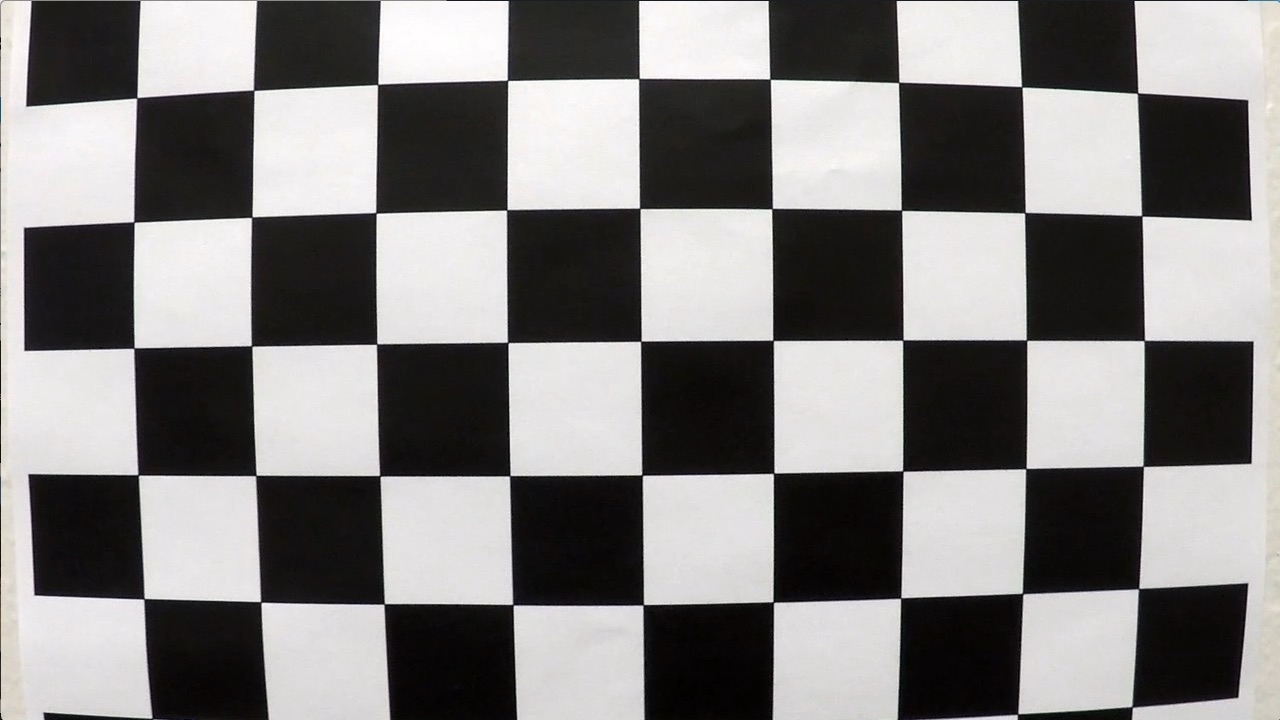
#> input picture camera_cal/calibration1.jpg, 1280 x 720 px; its folder holds 5 pictures in this run
$ jupyter execute --allow-errors Advanced_Lane_Finding_Project.ipynb   (shell and % lines are left out)   (older library calls are emulated)
#> lines starting #> are read from the running program, lines starting #| are printed output that depends on the picture; after the words box and inside, x2 and y2 are one past the last pixel; in counts of white or black regions, pixels touching at a corner belong together
## Advanced Lane Finding Project

The goals / steps of this project are the following:

* Compute the camera calibration matrix and distortion coefficients given a set of chessboard images.
* Apply a distortion correction to raw images.
* Use color transforms, gradients, etc., to create a thresholded binary image.
* Apply a perspective transform to rectify binary image ("birds-eye view").
* Detect lane pixels and fit to find the lane boundary.
* Determine the curvature of the lane and vehicle position with respect to center.
* Warp the detected lane boundaries back onto the original image.
* Output visual display of the lane boundaries and numerical estimation of lane curvature and vehicle position.

---

### Camera Calibration

[cell 1]
import os
import cv2
import glob
import pickle
import random
import pandas as pd
import numpy as np
import matplotlib.pyplot as plt
import matplotlib.image as mpimg

import warnings
warnings.filterwarnings("ignore")

[cell 2]
def chessboard_cornerfind(img_path, x, y):
    # object points
#> called with img_path = './camera_cal/calibration*.jpg', x = 9, y = 6
    objp = np.zeros((x*y,3), np.float32)
    objp[:,:2] = np.mgrid[0:x,0:y].T.reshape(-1,2)

    objpoints = []
    imgpoints = []
    images = glob.glob(img_path)

    chessboard_imgs  = []
    for fname in images:
        img = cv2.imread(fname)
#> img is the input picture: shape (720, 1280, 3); mean B, G, R 127.8, 128.4, 130.1
        gray = cv2.cvtColor(img,cv2.COLOR_BGR2GRAY)
        # Find the chessboard corners
        ret, corners = cv2.findChessboardCorners(gray, (x,y), None)
#> ret = False; corners = None
        if ret == True:
            objpoints.append(objp)
            imgpoints.append(corners)

            cv2.drawChessboardCorners(img,(x,y),corners,ret)
            chessboard_imgs.append(img)
#> pass 2 of the loop in chessboard_cornerfind, `for fname in images:`:
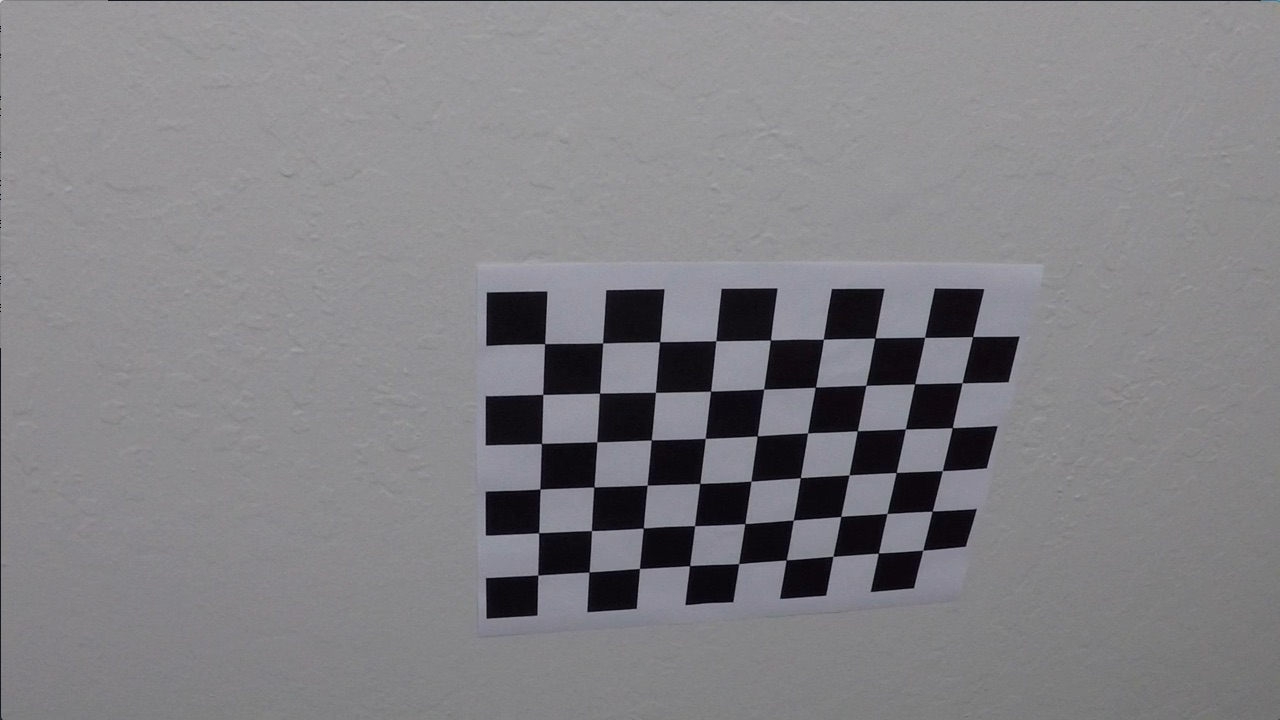
#> input picture camera_cal/calibration10.jpg, 1280 x 720 px
#> in chessboard_cornerfind, img is the input picture: shape (720, 1280, 3); mean B, G, R 133.1, 129.4, 130.2
#> ret = True; corners = 54 rows, first 8: [545.3, 343.1], [602.7, 342.8], [660.1, 341.3], [715.8, 340.7], [770.6, 340], [823.5, 339.2], [874.3, 338.5], [925.1, 337.4]
#> in chessboard_cornerfind, `cv2.drawChessboardCorners(img,(x,y),corners,ret)`:
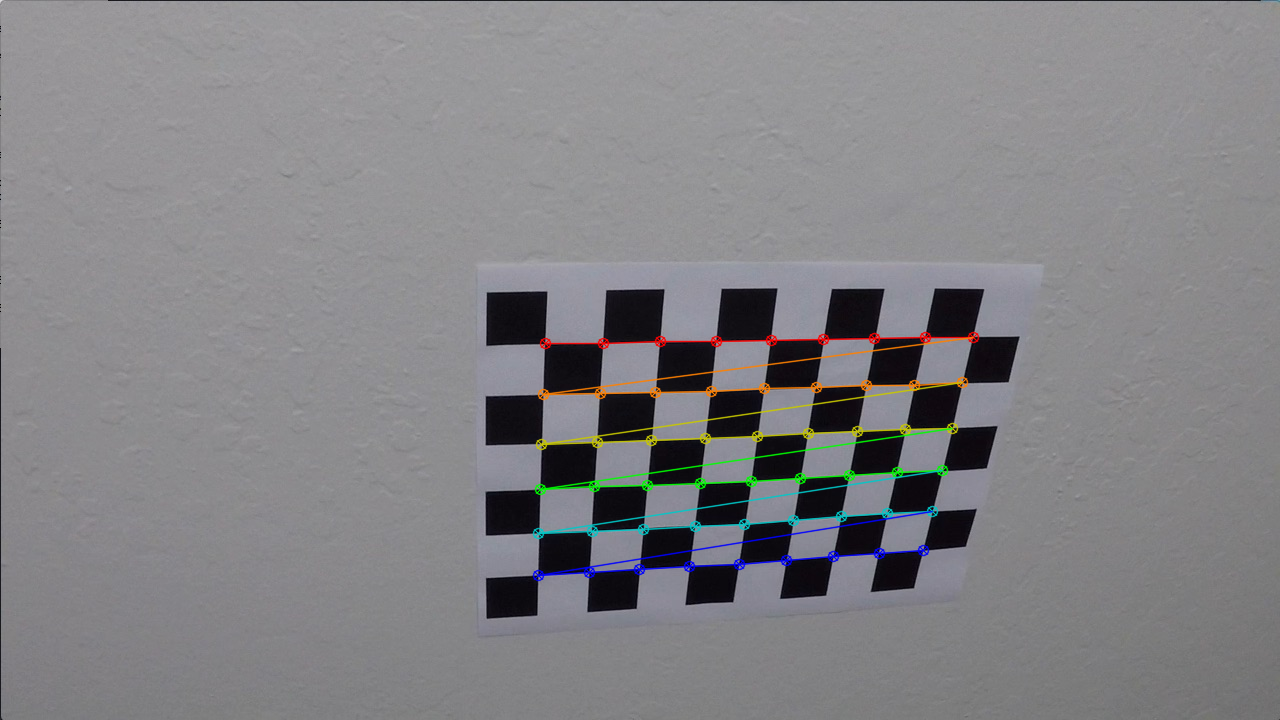
#> img: shape (720, 1280, 3); 1.91% of pixels changed, all inside (x1, y1, x2, y2) = (532, 331, 980, 582)
#> pass 3 of the loop in chessboard_cornerfind, `for fname in images:`:
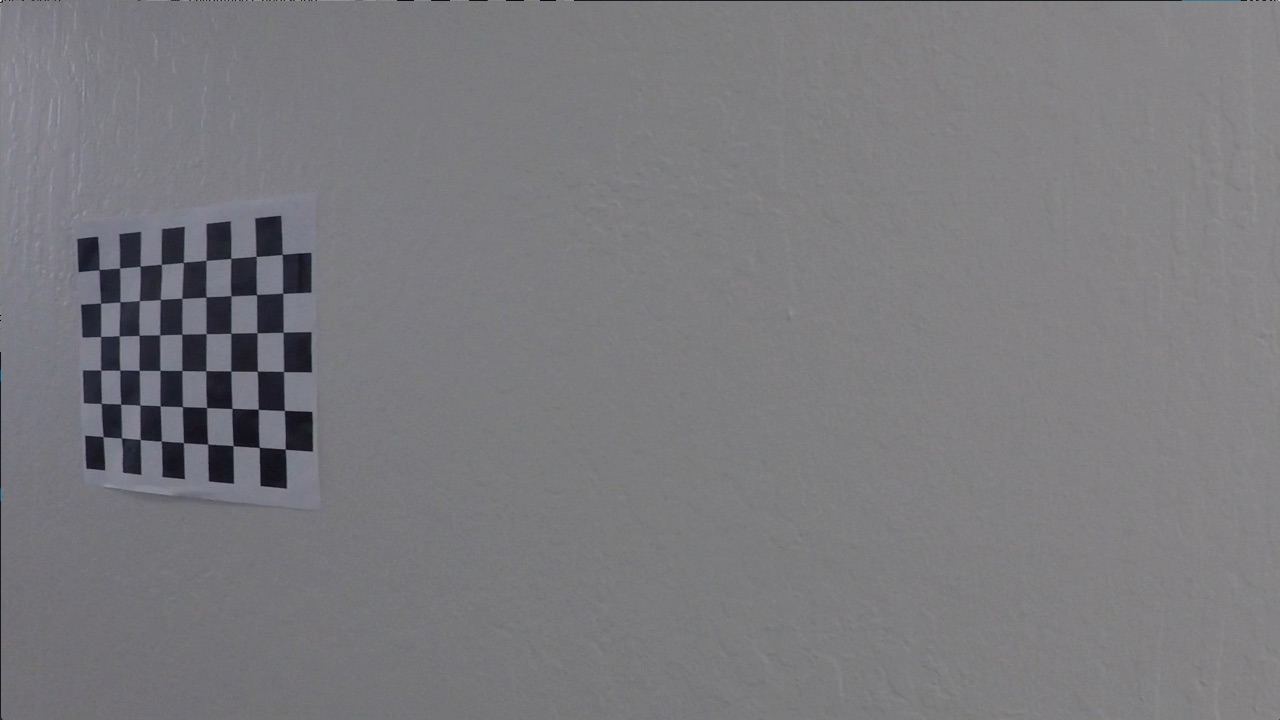
#> input picture camera_cal/calibration11.jpg, 1280 x 720 px
#> in chessboard_cornerfind, img is the input picture: shape (720, 1280, 3); mean B, G, R 125.2, 121.7, 122.2
#> corners = 54 rows, first 8: [99.22, 269.6], [119.6, 268], [140.1, 266.1], [161.3, 264.5], [183.3, 262.5], [206.1, 260.3], [230.7, 258.2], [256.2, 256.3]
#> img: shape (720, 1280, 3); 1.11% of pixels changed, all inside (x1, y1, x2, y2) = (93, 248, 292, 456)
#> the loop made 5 passes; the first 3 are shown
    return objpoints, imgpoints, chessboard_imgs

objpoints, imgpoints, chessboard_imgs = chessboard_cornerfind('./camera_cal/calibration*.jpg',9,6)

[cell 3]
from matplotlib import gridspec
def chessboard_imgshow(images):
    fig = plt.figure(figsize=(22,16))
    gs = gridspec.GridSpec(5, 4, wspace=0.1, hspace=0.1)
    for i in range(len(images)):
        plt.subplot(gs[i])
        plt.imshow(images[i])
    #fig.savefig('./output_images/chessboard_cornerfind.png',bbox_inches = 'tight')
chessboard_imgshow(chessboard_imgs)
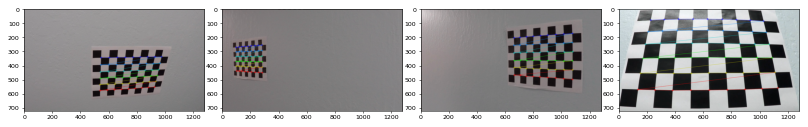
#> figure drawn by matplotlib, 4 panels; B, G, R data is drawn as R, G, B

[cell 4]
# calibriate camera using objpoints and imgpoints. output transision matrix
def cal_calibrate(img, objpoints=objpoints, imgpoints=imgpoints):
    img_size = (img.shape[1], img.shape[0])
    ret, mtx, dist, rvecs, tvecs = cv2.calibrateCamera(objpoints, imgpoints, img_size, None, None)
    return ret, mtx, dist
ret, mtx, dist = cal_calibrate(cv2.imread('./camera_cal/calibration3.jpg'))
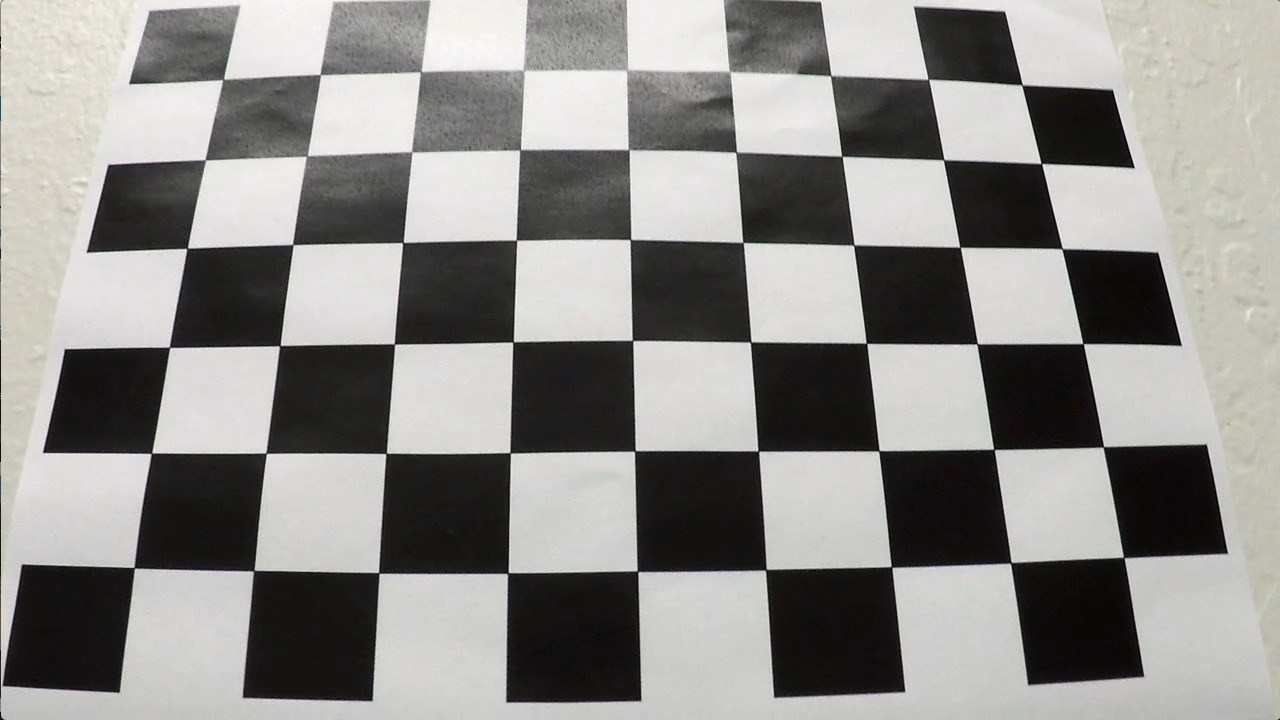
#> input picture camera_cal/calibration3.jpg, 1280 x 720 px
#> in cal_calibrate, `img_size = (img.shape[1], img.shape[0])`: img_size = (1280, 720)

### Distortion Correction

[cell 5]
def undistortion(img, mtx=mtx, dist=dist):
    dst = cv2.undistort(img, mtx, dist, None, mtx)
    return dst

[cell 6]
def undistort_chessboard_show(img_dir, objpoints, imgpoints):
#> called with img_dir = './camera_cal/'
    imgs = np.random.choice(os.listdir(img_dir),size=5)
    images = []
    dsts = []
    for i in imgs:
        img = cv2.imread(img_dir+i)
#> img is the input picture: shape (720, 1280, 3); mean B, G, R 138.1, 141, 141.8
        dst = undistortion(img)
#> in undistortion, `dst = cv2.undistort(img, mtx, dist, None, mtx)`:
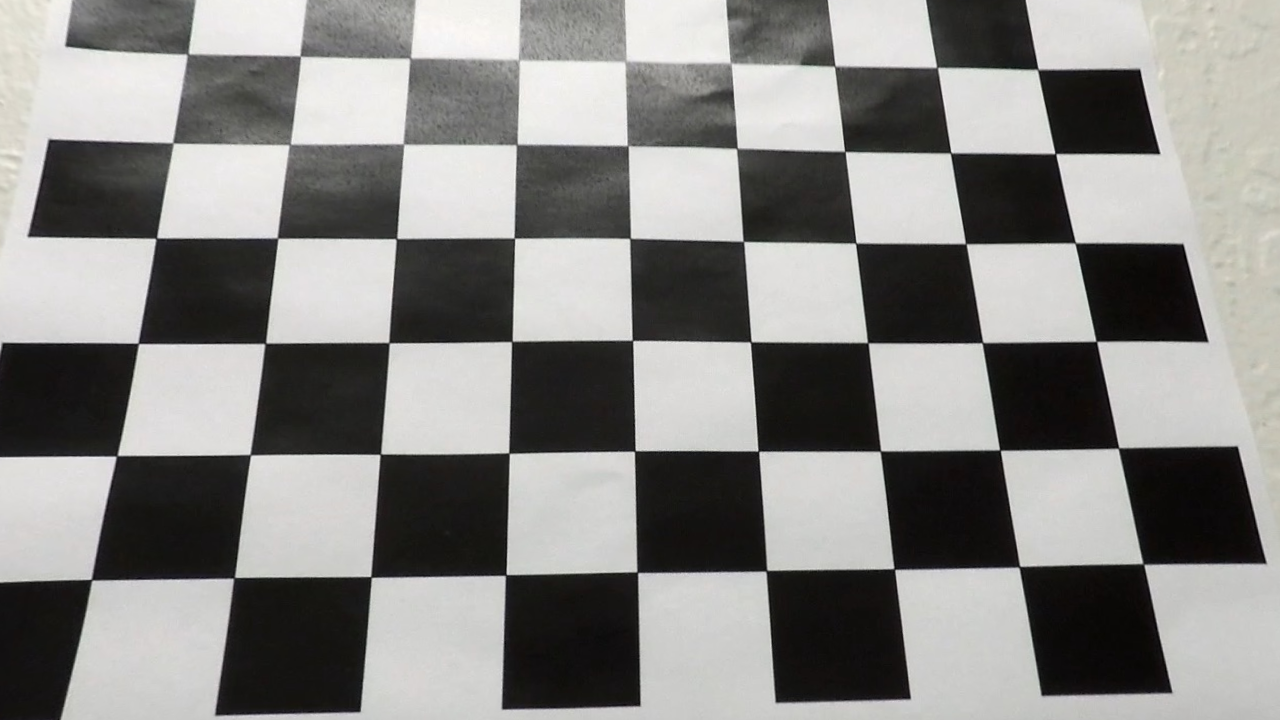
#> dst: shape (720, 1280, 3); mean B, G, R 132.7, 134.9, 135.7
        images.append(img)
        dsts.append(dst)
#> pass 2 of the loop in undistort_chessboard_show, `for i in imgs:`:
#> in undistortion (call 2), `dst = cv2.undistort(img, mtx, dist, None, mtx)`:
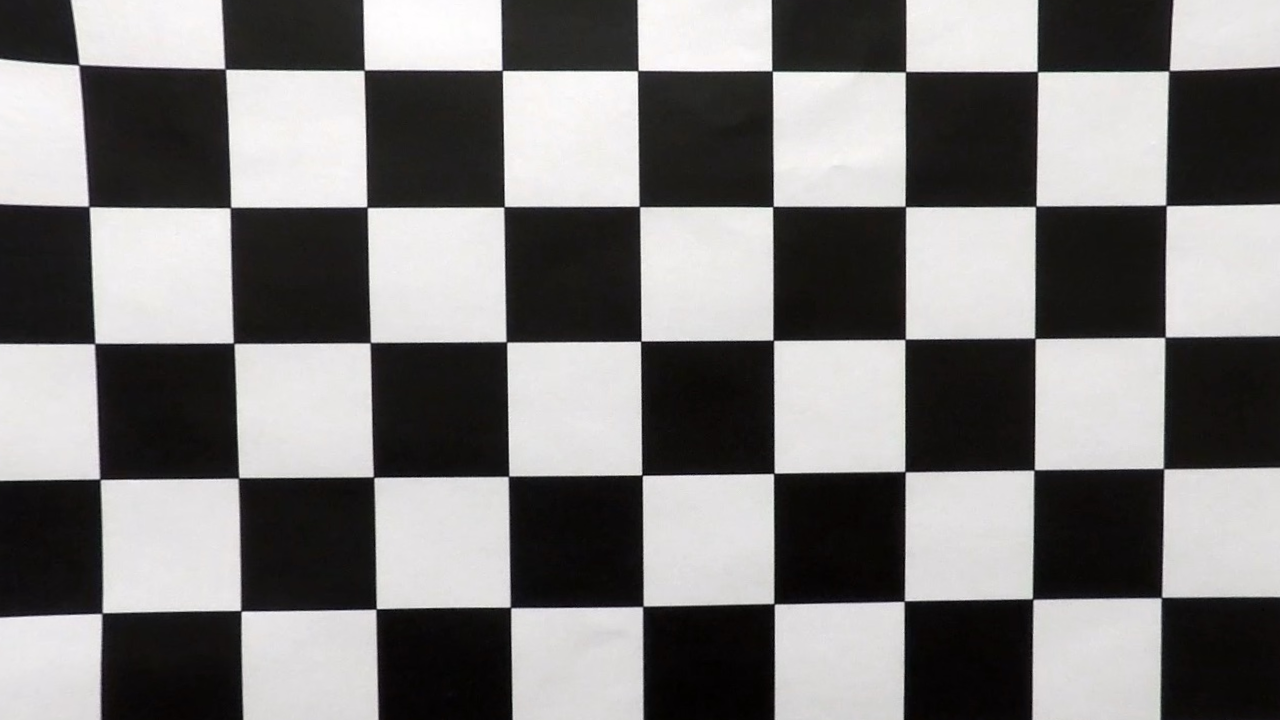
#> dst: shape (720, 1280, 3); mean B, G, R 123.2, 123.6, 125.2
#> pass 3 of the loop in undistort_chessboard_show, `for i in imgs:`:
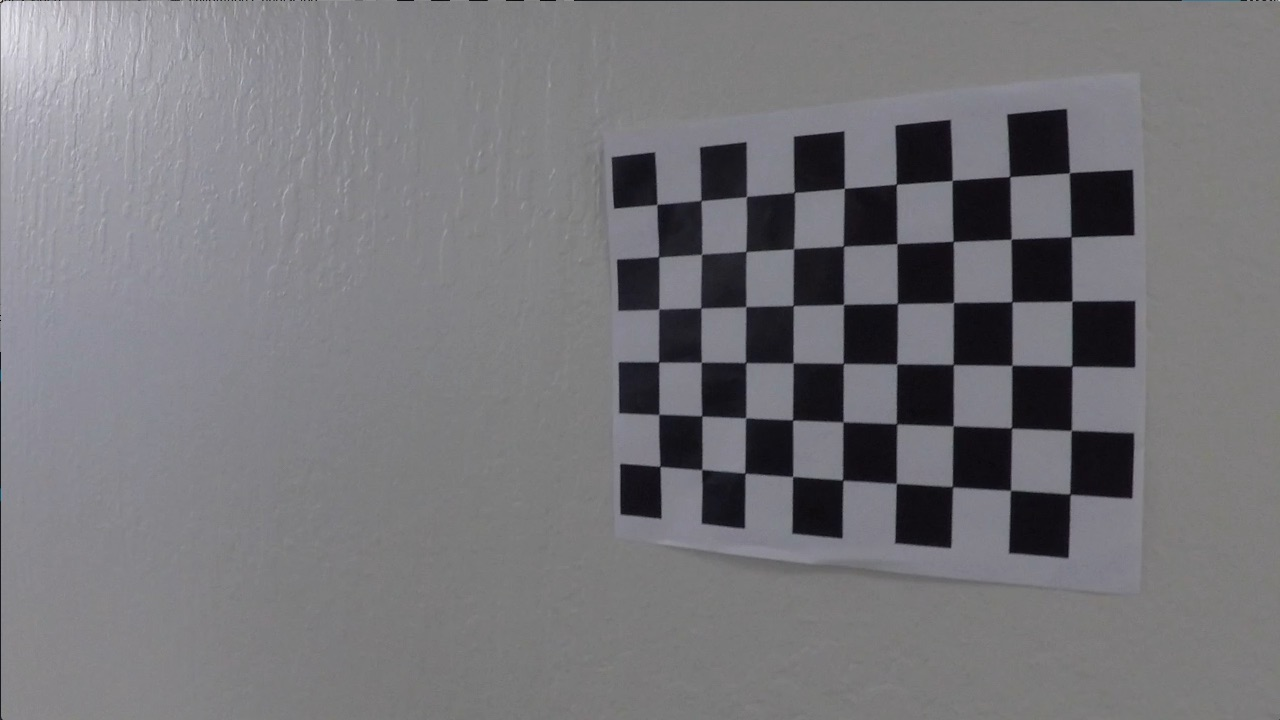
#> input picture camera_cal/calibration12.jpg, 1280 x 720 px
#> in undistort_chessboard_show, img is the input picture: shape (720, 1280, 3); mean B, G, R 121.6, 117.6, 118.5
#> in undistortion (call 3), `dst = cv2.undistort(img, mtx, dist, None, mtx)`:
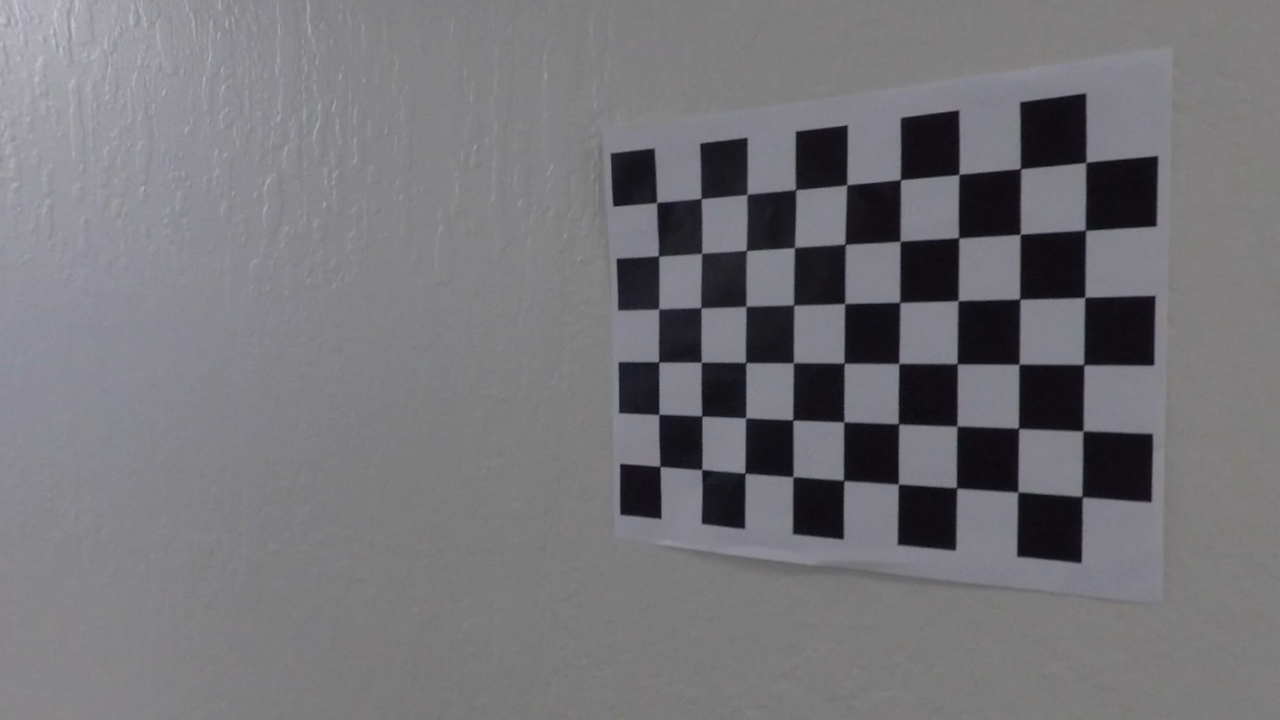
#> dst: shape (720, 1280, 3); mean B, G, R 120.3, 116.2, 117
#> the loop made 5 passes; the first 3 are shown
    fig = plt.figure(figsize=(20,6))
    gs = gridspec.GridSpec(2, 5, wspace=0.15, hspace=0.1)
    for i in range(len(images)):
        plt.subplot(gs[int(i/5), i%5])
        plt.title('Original Image')
        plt.imshow(images[i])
        plt.subplot(gs[int(i/5)+1, i%5])
        plt.title('Undistorted Image')
        plt.imshow(dsts[i])
    #fig.savefig('./output_images/undistort_effect.png',bbox_inches = 'tight')
undistort_chessboard_show('./camera_cal/', objpoints, imgpoints)
#> figure, not shown here; B, G, R data is drawn as R, G, B

[cell 7]
# test image
def undistort_show(img_dir):
#> called with img_dir = 'test_images/*.jpg'
    imgs = glob.glob(img_dir)
    images = []
    dsts = []
    for i in imgs:
        img = cv2.imread(i)
        img = cv2.cvtColor(img, cv2.COLOR_BGR2RGB)
        dst = undistortion(img)
        images.append(img)
        dsts.append(dst)
    fig = plt.figure(figsize=(20,12))
    gs = gridspec.GridSpec(4, 4, wspace=0, hspace=0.25)
    for i in range(len(images)):
        plt.subplot(gs[2*int(i/4), i%4])
        plt.title('Original Image {}'.format(i+1),fontsize=10)
        plt.imshow(images[i])
        #plt.axis('off')
        plt.subplot(gs[2*int(i/4)+1, i%4])
        plt.title('Undistorted Image {}'.format(i+1),fontsize=10)
        plt.imshow(dsts[i])
#> the sliders are set to 
#> the sliders are set to 
#> the sliders are set to 
#> the sliders are set to 
#> the sliders are set to 
#> the sliders are set to 
        #plt.axis('off')
    #fig.savefig('./output_images/undistort_test.png',bbox_inches = 'tight')
undistort_show('test_images/*.jpg')
